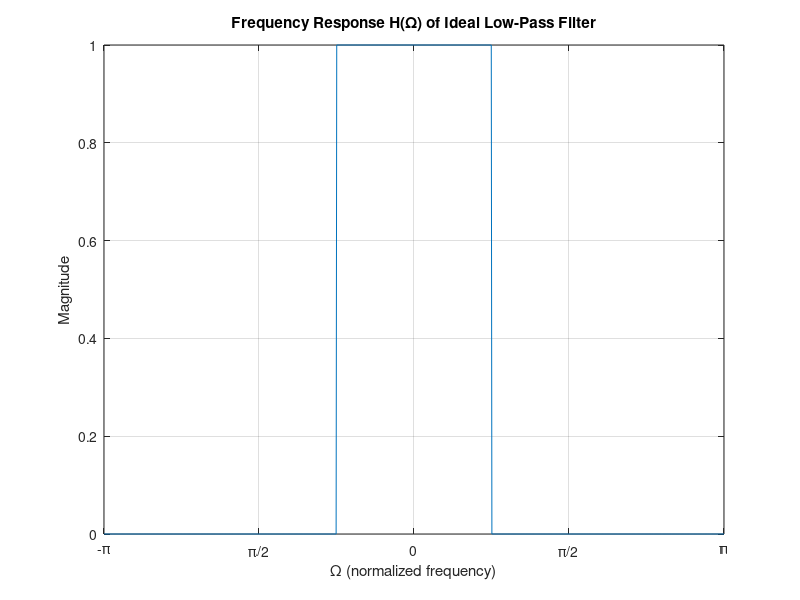

MATLAB code to generate this figure: (Note: this script raises an error after producing the figure.)
% Parameters for the ideal low-pass filter
Omega_c = pi / 4;  % Normalized cutoff frequency
N = 100;            % Number of points for impulse response - centered at zero

% Define the normalized frequency range
Omega = linspace(-pi, pi, 1000);  % Use more points for a smoother plot

% Create the frequency response H(Omega)
H_Omega = double(abs(Omega) <= Omega_c);

% Define the time vector for the impulse response (using samples)
n = -(N-1)/2:(N-1)/2; % Ensure n includes the range from -8 to 8


% Plot the frequency response
figure;
plot(Omega, H_Omega);
title('Frequency Response H(\Omega) of Ideal Low-Pass Filter');
xlabel('\Omega (normalized frequency)');
ylabel('Magnitude');
xlim([-pi pi])
xticks(-pi:pi/2:pi)
xticklabels({'-\pi','\pi/2','0','\pi/2','\pi'})
axis tight;  % Fit the plot to the data
grid on;

% Define the range and constants
n = -16:1:16;
Omega_c = pi/4;
syms y(x)
y(x) = piecewise(x==0,(Omega_c /pi),x~=0,(Omega_c /pi).*(sin(x.*Omega_c)./(x.*Omega_c)));
h_n = double(subs(y(x),x,n)); % Symbolic substitution

% Plot h_n
figure;
stem(n, h_n, 'filled');
xlim([-16 16])
title('Impulse Response h(n) of Ideal Low-Pass Filter');
xlabel('n (samples)');
ylabel('Amplitude');
grid on;
